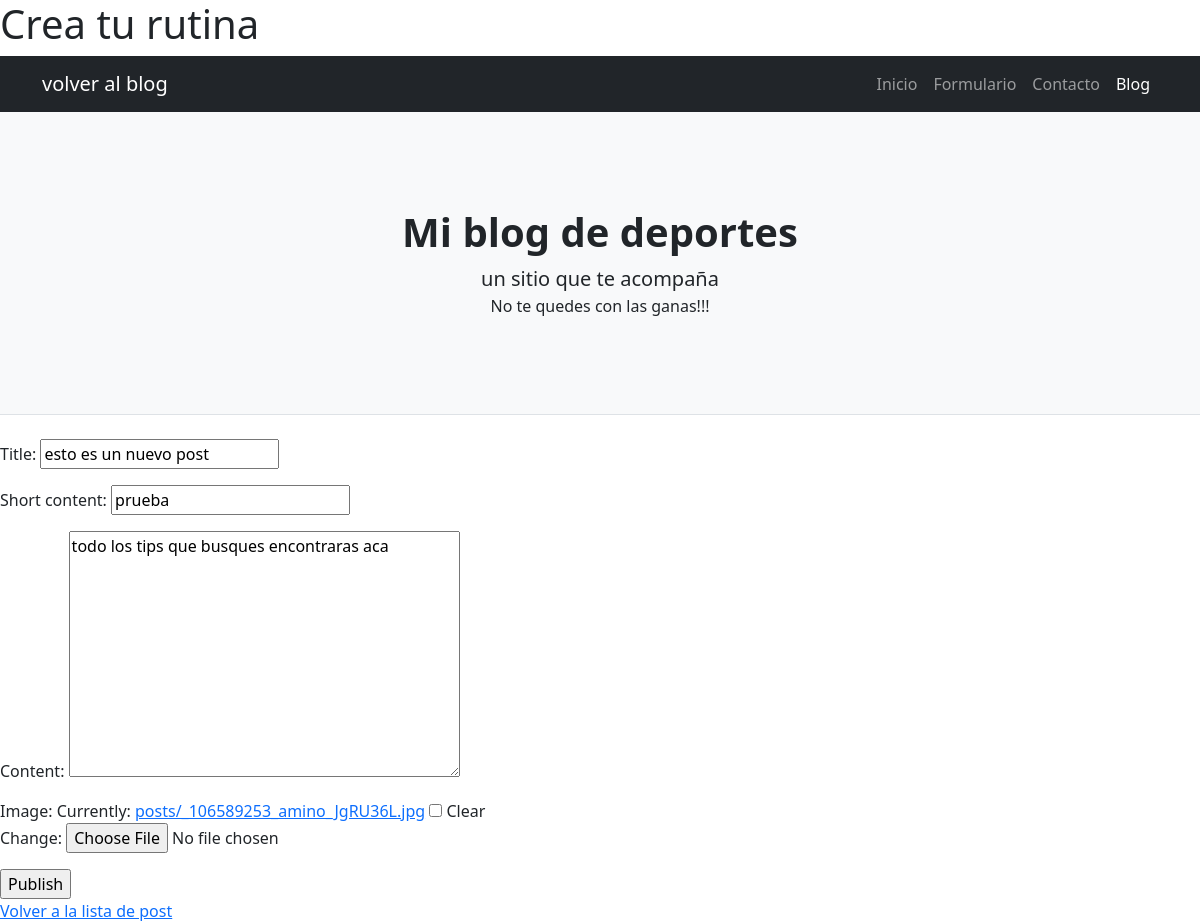
/blog/update/6/, run on the app's committed database.
### blog/models.py (models this page shows, shortened)
class Post(models.Model):
    title = models.CharField(max_length=100)
    short_content = models.CharField(max_length=255)
    content = models.TextField(max_length=3000)
    date_published = models.DateTimeField(auto_now_add=True)
    image = models.ImageField(upload_to="posts", null=True, blank=True)

### blog/views.py (the view)
# urls.py: path('update/<int:pk>/', UpdatePost.as_view(), name="update-post"),
class UpdatePost(UpdateView):
    model = Post
    fields = ['title', 'short_content', 'content', 'image']
    success_url = reverse_lazy("list-post")

### blog/templates/blog/post_form.html (shortened to what this page needs)
<!DOCTYPE html>
<html lang="en">
<head>
</head>
<h1>Crea tu rutina</h1>
<body>
    {% extends 'blog/base.html' %}
    {% block contenido %}
        <form  enctype='multipart/form-data' method="post">
            {{form.as_p}}
            <input type="submit" value="Publish">
        </form>
        <a href="{% url 'list-post' %}">Volver a la lista de post</a>
    </body>
    </html>
    {% endblock %}

### data on the page
Post: title "esto es un nuevo post", short_content "prueba", content "todo los tips que busques encontraras aca"
